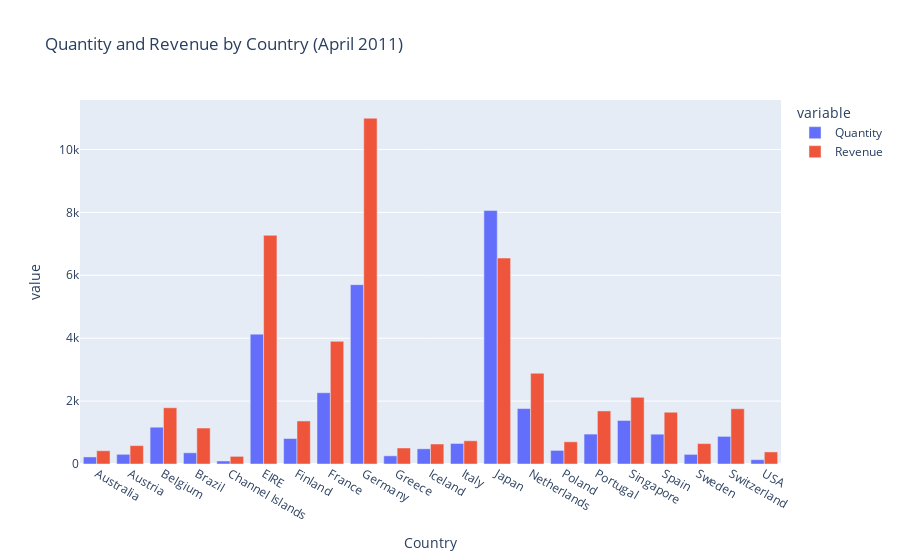

Notebook cell for this chart:
### Code cell
import plotly.express as px

# Convert 'InvoiceDate' to a datetime type
df['InvoiceNo'] = pd.to_datetime(df['InvoiceNo'])

# Filter data for the month of April 2011 and excluding the United Kingdom
filtered_data = df[(df['InvoiceDate'].dt.month == 4) & (df['InvoiceDate'].dt.year == 2011) & (df['Country'] != 'United Kingdom')]

# Group the data by 'Country' and calculate the total quantity and revenue
grouped_data = filtered_data.groupby('Country').agg({'Quantity': 'sum', 'Revenue': 'sum'}).reset_index()

# Create an interactive bar chart using Plotly
fig = px.bar(grouped_data, x='Country', y=['Quantity', 'Revenue'], title='Quantity and Revenue by Country (April 2011)',
             labels={'Quantity': 'Total Quantity', 'Revenue': 'Total Revenue'}, barmode='group')

# Show the interactive chart
fig.show()

### Figure 1 — Plotly figure (JSON) as saved in the notebook; plotly's stock layout.template omitted (floating-point values rounded to 4 significant figures)
{"data": [{"alignmentgroup": "True", "hovertemplate": "variable=Quantity<br>Country=%{x}<br>value=%{y}<extra></extra>", "legendgroup": "Quantity", "marker": {"color": "#636efa", "pattern": {"shape": ""}}, "name": "Quantity", "offsetgroup": "Quantity", "orientation": "v", "showlegend": true, "textposition": "auto", "type": "bar", "x": ["Australia", "Austria", "Belgium", "Brazil", "Channel Islands", "EIRE", "Finland", "France", "Germany", "Greece", "Iceland", "Italy", "Japan", "Netherlands", "Poland", "Portugal", "Singapore", "Spain", "Sweden", "Switzerland", "USA"], "xaxis": "x", "y": [224, 308, 1170, 356, 96, 4129, 810, 2265, 5702, 260, 483, 653, 8058, 1762, 432, 951, 1384, 948, 306, 878, 137], "yaxis": "y"}, {"alignmentgroup": "True", "hovertemplate": "variable=Revenue<br>Country=%{x}<br>value=%{y}<extra></extra>", "legendgroup": "Revenue", "marker": {"color": "#EF553B", "pattern": {"shape": ""}}, "name": "Revenue", "offsetgroup": "Revenue", "orientation": "v", "showlegend": true, "textposition": "auto", "type": "bar", "x": ["Australia", "Austria", "Belgium", "Brazil", "Channel Islands", "EIRE", "Finland", "France", "Germany", "Greece", "Iceland", "Italy", "Japan", "Netherlands", "Poland", "Portugal", "Singapore", "Spain", "Sweden", "Switzerland", "USA"], "xaxis": "x", "y": [421.6, 584.8, 1788.0, 1144.0, 243, 7270.0, 1369.0, 3899.0, 10990.0, 509.7, 636.2, 737.8, 6548.0, 2887.0, 705.8, 1688.0, 2119.0, 1646.0, 649.1, 1757.0, 383.9], "yaxis": "y"}], "layout": {"barmode": "group", "legend": {"title": {"text": "variable"}, "tracegroupgap": 0}, "title": {"text": "Quantity and Revenue by Country (April 2011)"}, "xaxis": {"anchor": "y", "domain": [0, 1], "title": {"text": "Country"}}, "yaxis": {"anchor": "x", "domain": [0, 1], "title": {"text": "value"}}}}
